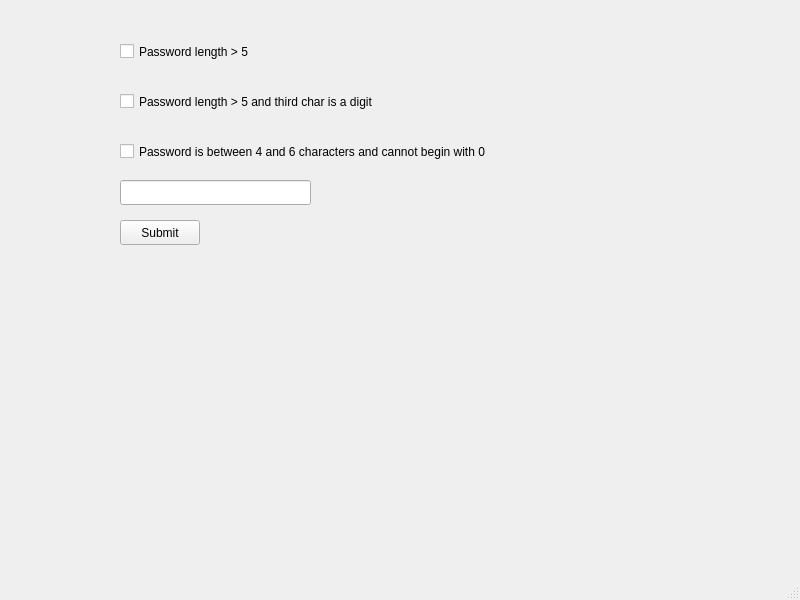
<?xml version="1.0" encoding="UTF-8"?>
<ui version="4.0">
 <class>MainWindow</class>
 <widget class="QMainWindow" name="MainWindow">
  <property name="geometry">
   <rect>
    <x>0</x>
    <y>0</y>
    <width>800</width>
    <height>600</height>
   </rect>
  </property>
  <property name="windowTitle">
   <string>MainWindow</string>
  </property>
  <widget class="QWidget" name="centralwidget">
   <widget class="QCheckBox" name="checkBox">
    <property name="geometry">
     <rect>
      <x>120</x>
      <y>40</y>
      <width>211</width>
      <height>23</height>
     </rect>
    </property>
    <property name="text">
     <string>Password length &gt; 5</string>
    </property>
   </widget>
   <widget class="QCheckBox" name="checkBox_2">
    <property name="geometry">
     <rect>
      <x>120</x>
      <y>90</y>
      <width>311</width>
      <height>23</height>
     </rect>
    </property>
    <property name="text">
     <string>Password length &gt; 5 and third char is a digit</string>
    </property>
   </widget>
   <widget class="QCheckBox" name="checkBox_3">
    <property name="geometry">
     <rect>
      <x>120</x>
      <y>140</y>
      <width>411</width>
      <height>23</height>
     </rect>
    </property>
    <property name="text">
     <string>Password is between 4 and 6 characters and cannot begin with 0</string>
    </property>
   </widget>
   <widget class="QPushButton" name="pushButton">
    <property name="geometry">
     <rect>
      <x>120</x>
      <y>220</y>
      <width>80</width>
      <height>25</height>
     </rect>
    </property>
    <property name="text">
     <string>Submit</string>
    </property>
   </widget>
   <widget class="QLineEdit" name="lineEdit">
    <property name="geometry">
     <rect>
      <x>120</x>
      <y>180</y>
      <width>191</width>
      <height>25</height>
     </rect>
    </property>
   </widget>
  </widget>
  <widget class="QMenuBar" name="menubar">
   <property name="geometry">
    <rect>
     <x>0</x>
     <y>0</y>
     <width>800</width>
     <height>22</height>
    </rect>
   </property>
  </widget>
  <widget class="QStatusBar" name="statusbar"/>
 </widget>
 <resources/>
 <connections/>
</ui>
